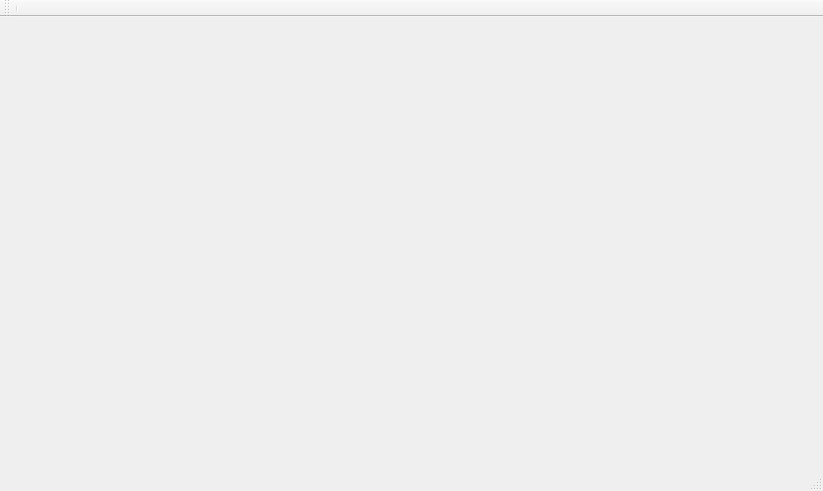
<?xml version="1.0" encoding="UTF-8"?>
<ui version="4.0">
 <class>MainWindow</class>
 <widget class="QMainWindow" name="MainWindow">
  <property name="enabled">
   <bool>true</bool>
  </property>
  <property name="geometry">
   <rect>
    <x>0</x>
    <y>0</y>
    <width>823</width>
    <height>491</height>
   </rect>
  </property>
  <property name="windowTitle">
   <string>MainWindow</string>
  </property>
  <property name="animated">
   <bool>false</bool>
  </property>
  <widget class="QWidget" name="centralWidget"/>
  <widget class="QToolBar" name="mainToolBar">
   <attribute name="toolBarArea">
    <enum>TopToolBarArea</enum>
   </attribute>
   <attribute name="toolBarBreak">
    <bool>false</bool>
   </attribute>
   <addaction name="separator"/>
  </widget>
  <widget class="QStatusBar" name="statusBar"/>
  <widget class="QMenuBar" name="menuBar">
   <property name="geometry">
    <rect>
     <x>0</x>
     <y>0</y>
     <width>823</width>
     <height>18</height>
    </rect>
   </property>
  </widget>
 </widget>
 <layoutdefault spacing="6" margin="11"/>
 <resources/>
 <connections/>
</ui>
